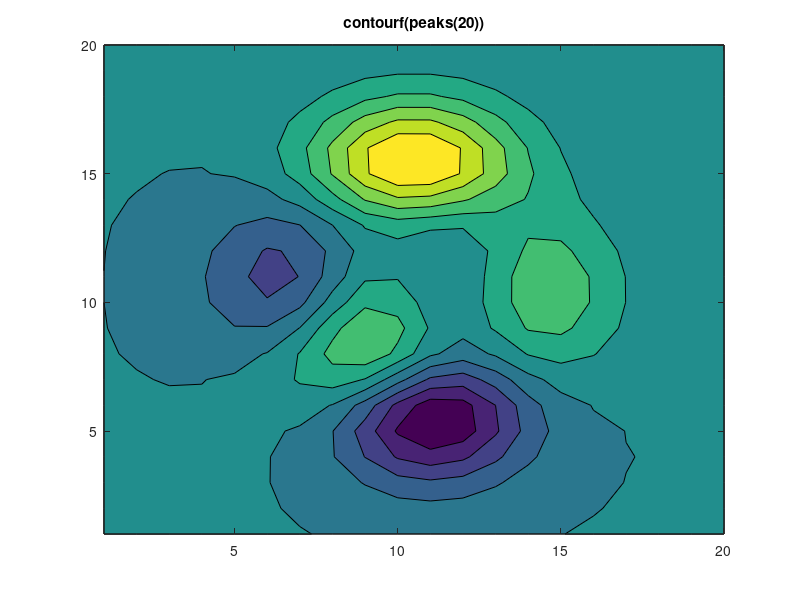

This figure's MATLAB source: (Note: this script raises an error after producing the figure.)
function verify_dalga26_contour_budget()
  % UNVERIFIED real graphics probe. Prints exact native shapes and rejection
  % arguments; intended for the orchestrator, never the sandbox unit runner.
  recipes={'contourf(peaks(20))','contourf(peaks(20),[-4 -2 0 2 4])','contourf([1 2;3 4])','contourf([0 1 2],[0 1],[0 1 2;0 1 2],[0 1 2],"linecolor","none")'};
  for i=1:numel(recipes)
    f=figure('name',['D26 native contour budget ' num2str(i)],'visible','off');
    eval(['[~,h]=' recipes{i} ';']);title(recipes{i});drawnow;
    children=flipud(get(h,'children')(:));patches={};
    for child=children.'
      if ~strcmp(get(child,'type'),'patch'),continue;endif
      patches{end+1}=struct('vertices',get(child,'vertices'),'faces',get(child,'faces'),...
        'zdata',get(child,'zdata'),'facevertexcdata',get(child,'facevertexcdata'),...
        'facecolor',get(child,'facecolor'),'edgecolor',get(child,'edgecolor'));
    endfor
    data=__mf_figure_data__(f);
    fprintf('D26_CONTOUR %s\n',jsonencode(struct('recipe',recipes{i},'patches_in_draw_order',{patches},...
      'supported',data.supported,'reason_code',data.reason_code,'reason_args',data.reason_args,...
      'vertex_count',data.vertex_count,'triangle_count',data.triangle_count)));
    close(f);
  endfor
endfunction
